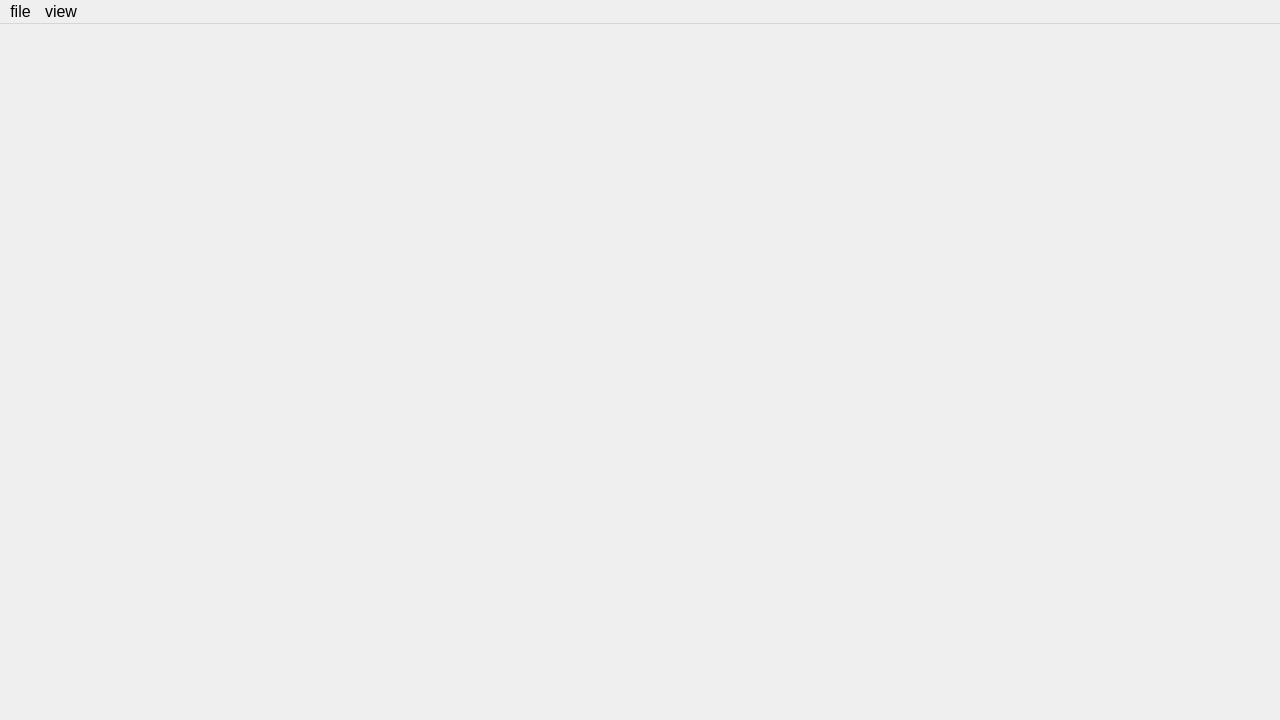
<?xml version="1.0" encoding="UTF-8"?>
<ui version="4.0">
 <class>MainWindow</class>
 <widget class="QMainWindow" name="MainWindow">
  <property name="geometry">
   <rect>
    <x>0</x>
    <y>0</y>
    <width>1280</width>
    <height>720</height>
   </rect>
  </property>
  <property name="sizePolicy">
   <sizepolicy hsizetype="Preferred" vsizetype="Preferred">
    <horstretch>0</horstretch>
    <verstretch>0</verstretch>
   </sizepolicy>
  </property>
  <property name="font">
   <font>
    <pointsize>16</pointsize>
   </font>
  </property>
  <property name="windowTitle">
   <string notr="true">la calorie</string>
  </property>
  <widget class="QWidget" name="centralwidget">
   <property name="sizePolicy">
    <sizepolicy hsizetype="Preferred" vsizetype="Preferred">
     <horstretch>0</horstretch>
     <verstretch>0</verstretch>
    </sizepolicy>
   </property>
   <layout class="QVBoxLayout" name="verticalLayout">
    <property name="spacing">
     <number>0</number>
    </property>
    <property name="leftMargin">
     <number>0</number>
    </property>
    <property name="topMargin">
     <number>0</number>
    </property>
    <property name="rightMargin">
     <number>0</number>
    </property>
    <property name="bottomMargin">
     <number>0</number>
    </property>
    <item>
     <widget class="QStackedWidget" name="container"/>
    </item>
   </layout>
  </widget>
  <widget class="QMenuBar" name="menubar">
   <property name="geometry">
    <rect>
     <x>0</x>
     <y>0</y>
     <width>1280</width>
     <height>27</height>
    </rect>
   </property>
   <property name="font">
    <font>
     <pointsize>12</pointsize>
    </font>
   </property>
   <widget class="QMenu" name="menu_file">
    <property name="title">
     <string>file</string>
    </property>
    <addaction name="action_file_exit"/>
   </widget>
   <widget class="QMenu" name="menu_view">
    <property name="title">
     <string>view</string>
    </property>
    <widget class="QMenu" name="menu_view_language">
     <property name="title">
      <string>language</string>
     </property>
     <addaction name="action_language_english"/>
     <addaction name="action_language_russian"/>
    </widget>
    <widget class="QMenu" name="menu_view_theme">
     <property name="title">
      <string>theme</string>
     </property>
    </widget>
    <addaction name="menu_view_language"/>
    <addaction name="menu_view_theme"/>
   </widget>
   <addaction name="menu_file"/>
   <addaction name="menu_view"/>
  </widget>
  <action name="action_file_exit">
   <property name="text">
    <string>exit</string>
   </property>
   <property name="shortcut">
    <string notr="true">Ctrl+Q</string>
   </property>
  </action>
  <action name="action_language_russian">
   <property name="text">
    <string notr="true">русский</string>
   </property>
  </action>
  <action name="action_language_english">
   <property name="text">
    <string notr="true">english</string>
   </property>
  </action>
 </widget>
 <resources/>
 <connections/>
</ui>
